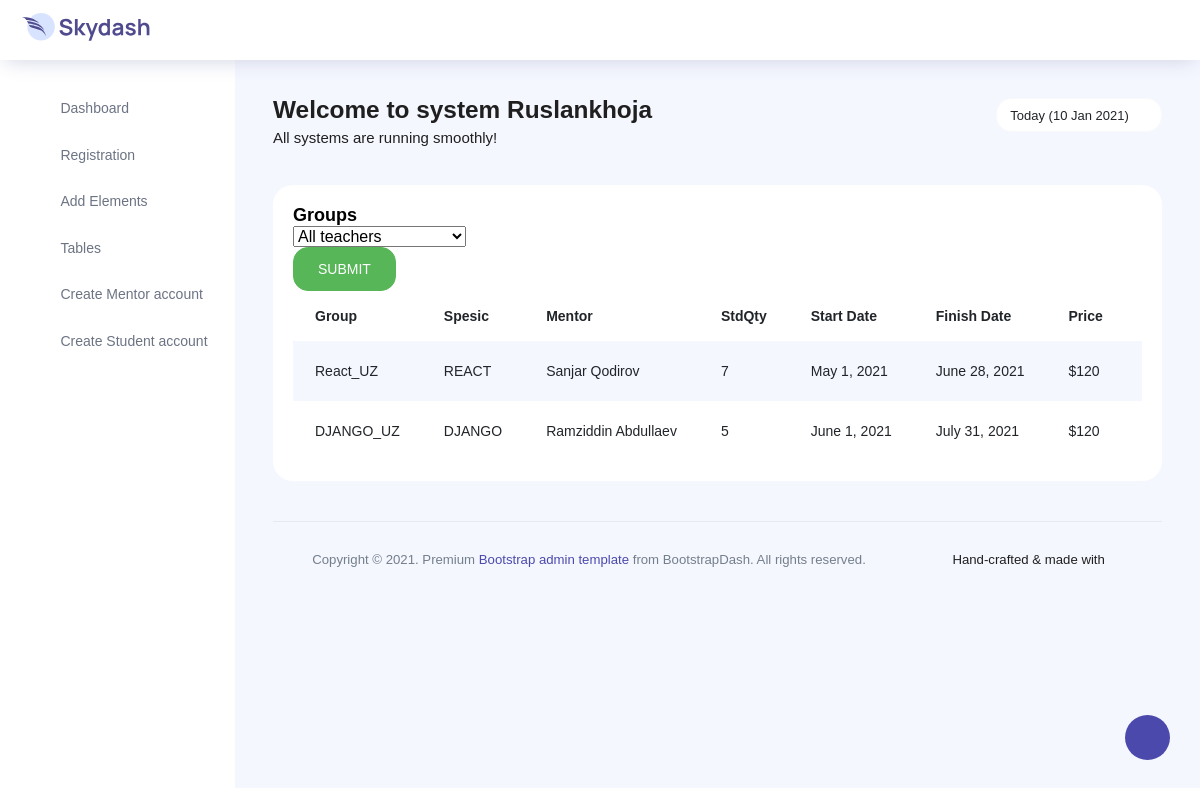
The app's page /groups_table (signed in) with its own data.
### dashboardapp/models.py (models this page shows, shortened)
class Course(models.Model):
    SPES_CHOICE = [
        ("HTML", "HTML"),
        ("JS", "JS"),
        ("PYTHON", "PYTHON"),
        ("REACT", "REACT"),
        ("DJANGO", "DJANGO"),
    ]
    STATUS_CHOICE = [
        ("NO", "NO"),
        ("FULL", "FULL"),
        ("PART", "PART"),
    ]
    name = models.CharField(max_length=50)
    spes = models.CharField(max_length=7, choices=SPES_CHOICE, default="HTML")
    mentor = models.ForeignKey(Mentor, on_delete=SET_NULL, null=True, blank=True)
    student_qty = models.PositiveIntegerField(blank=True, null=True)
    start = models.DateField(blank=True, null=True)
    finish = models.DateField(blank=True, null=True)
    price = models.PositiveIntegerField(blank=True, null=True)
    status = models.CharField(max_length=5, choices=STATUS_CHOICE, default="NO")
    def total_payment(self):
        return self.student_qty * self.price

class Mentor(models.Model):
    GENDER_CHOICE = [
        ("M", "M"),
        ("F", "F"),
    ]
    SPES_CHOICE = [
        ("FRONTEND", "FRONTEND"),
        ("BACKEND", "BACKEND"),
    ]
    fullname = models.CharField(max_length=90)
    age = models.PositiveIntegerField()
    gender = models.CharField(max_length=1, choices=GENDER_CHOICE, default="M")
    email = models.EmailField()
    phone = models.PositiveIntegerField()
    spes = models.CharField(max_length=9, choices=SPES_CHOICE, default="SPES_CHOICE")
    image = models.ImageField(blank=True, null=True, upload_to="mentors/")
    def __str__(self):
        return self.fullname

### dashboardapp/views.py (the view)
# urls.py: path('groups_table', views.groups_table, name="groups_table"),
@login_required(login_url='login')
def groups_table(request):
    courses = Course.objects.all()[::-1]
    mentors = Mentor.objects.all()
    if request.method == 'POST' and request.POST.get('mentor_id'):
        courses = Course.objects.filter(mentor=request.POST.get('mentor_id'))
    else:
        courses = Course.objects.all()
    context = {
        'courses': courses,
        'mentors': mentors,
    }
    return render(request, "dashboardapp/groups_table.html", context)

### dashboardapp/templates/dashboardapp/groups_table.html (shortened to what this page needs)
{% extends "dashboardapp/base.html" %}
{% load static %}
{% block content %}
<div class="row">
    <div class="col-md-12 grid-margin stretch-card">
      <div class="card">
        <div class="card-body">
          <p class="card-title mb-0">Groups</p>
          <form action="" method="POST">
            <div>
                <select name="mentor_id" id="">
                    <option value="{{ mentor }}">All teachers</option>
                </select>
            </div>
            <button class="btn btn-success" type="submit">SUBMIT</button>
          </form>
          <div class="table-responsive">
            <table class="table table-striped table-borderless">
              <thead>
                <tr>
                  <th>Group</th>
                  <th>Spesic</th>
                  <th>Mentor</th>
                  <th>StdQty</th>
                  <th>Start Date</th>
                  <th>Finish Date</th>
                  <th>Price</th>
                  <th>Payment</th>
                </tr>
              </thead>
              <tbody>
              {% for course in courses %}
                <tr>
                  <td>{{ course.name }}</td>
                  <td>{{ course.spes }}</td>
                  <td>{{ course.mentor }}</td>
                  <td>{{ course.student_qty }}</td>
                  <td>{{ course.start }}</td>
                  <td>{{ course.finish }}</td>
                  <td>${{ course.price }}</td>
                  <td class="font-weight-bold">$ {{ course.total_payment }}</td>
                </tr>
              {% endfor %}
              </tbody>
            </table>
          </div>
        </div>
      </div>
    </div>
</div>
{% endblock %}

### dashboardapp/templates/dashboardapp/base.html (shortened to what this page needs)
<!DOCTYPE html>
<html lang="en">
{% load static %}
<head>
  <link rel="stylesheet" href="{% static 'vendors/feather/feather.css' %}">
  <link rel="stylesheet" href="{% static 'vendors/ti-icons/css/themify-icons.css' %}">
  <link rel="stylesheet" href="{% static 'vendors/css/vendor.bundle.base.css' %}">
  <link rel="stylesheet" href="{% static 'vendors/datatables.net-bs4/dataTables.bootstrap4.css' %}">
  <link rel="stylesheet" href="https://use.fontawesome.com/releases/v5.7.0/css/all.css">
  <link rel="stylesheet" href="{% static 'vendors/ti-icons/css/themify-icons.css' %}">
  <link rel="stylesheet" type="{% static 'text/css" href="js/select.dataTables.min.css' %}">
  <link rel="stylesheet" href="{% static 'css/vertical-layout-light/style.css' %}">
</head>
<body>
  <div class="container-scroller">
    <nav class="navbar col-lg-12 col-12 p-0 fixed-top d-flex flex-row">
      <div class="text-center navbar-brand-wrapper d-flex align-items-center justify-content-center">
        <a class="navbar-brand brand-logo mr-5" href="{% url 'dashboard' %}"><img src="{% static 'images/logo.svg' %}" class="mr-2" alt="logo"/></a>
      </div>
      <div class="navbar-menu-wrapper d-flex align-items-center justify-content-end">
        <button class="navbar-toggler navbar-toggler align-self-center" type="button" data-toggle="minimize">
          <span class="icon-menu"></span>
        </button>
        <ul class="navbar-nav navbar-nav-right">
          <li class="nav-item nav-profile dropdown">
            <a class="icon-ellipsis" href="#" data-toggle="dropdown" id="profileDropdown">
            </a>
          </li>
        </ul>
      </div>
    </nav>
    <div class="container-fluid page-body-wrapper">
      <div class="theme-setting-wrapper">
        <div id="settings-trigger"><i class="ti-settings"></i></div>
      </div>
      <nav class="sidebar sidebar-offcanvas" id="sidebar">
        <ul class="nav">
          <li class="nav-item">
            <a class="nav-link" href="{% url 'dashboard' %}">
              <i class="icon-grid menu-icon"></i>
              <span class="menu-title">Dashboard</span>
            </a>
          </li>
          {% if request.user.is_superuser %}
          <li class="nav-item">
            <a class="nav-link" data-toggle="collapse" href="#auth" aria-expanded="false" aria-controls="auth">
              <i class="icon-head menu-icon"></i>
              <span class="menu-title">Registration</span>
              <i class="menu-arrow"></i>
            </a>
          </li>
          <li class="nav-item">
            <a class="nav-link" data-toggle="collapse" href="#ui-basic" aria-expanded="false" aria-controls="ui-basic">
              <i class="icon-layout menu-icon"></i>
              <span class="menu-title">Add Elements</span>
              <i class="menu-arrow"></i>
            </a>
          </li>
          {% endif %}
          <li class="nav-item">
            <a class="nav-link" data-toggle="collapse" href="#tables" aria-expanded="false" aria-controls="tables">
              <i class="icon-grid-2 menu-icon"></i>
              <span class="menu-title">Tables</span>
              <i class="menu-arrow"></i>
            </a>
          </li>
          {% if request.user.is_superuser %}
          <li class="nav-item">
            <a class="nav-link" href="{% url 'mentor_account' %}">
              <i class="icon-paper menu-icon"></i>
              <span class="menu-title">Create Mentor account</span>
            </a>
          </li>
          {% endif %}
          {% if request.user.is_superuser %}
          <li class="nav-item">
            <a class="nav-link" href="{% url 'student_account' %}">
              <i class="icon-paper menu-icon"></i>
              <span class="menu-title">Create Student account</span>
            </a>
          </li>
          {% endif %}
        </ul>
      </nav>
      <div class="main-panel">
        <div class="content-wrapper">
          <div class="row">
            <div class="col-md-12 grid-margin">
              <div class="row">
                <div class="col-12 col-xl-8 mb-4 mb-xl-0">
                  <h3 class="font-weight-bold">Welcome to system {{ request.user }}</h3>
                  <h6 class="font-weight-normal mb-0">All systems are running smoothly!</h6>
                </div>
                <div class="col-12 col-xl-4">
                 <div class="justify-content-end d-flex">
                  <div class="dropdown flex-md-grow-1 flex-xl-grow-0">
                    <button class="btn btn-sm btn-light bg-white dropdown-toggle" type="button" id="dropdownMenuDate2" data-toggle="dropdown" aria-haspopup="true" aria-expanded="true">
                      Today (10 Jan 2021)
                    </button>
                  </div>
                 </div>
                </div>
              </div>
            </div>
          </div>
          {% block content %}
          {% endblock %}
        <footer class="footer">
            <div class="d-sm-flex justify-content-center justify-content-sm-between">
            <span class="text-muted text-center text-sm-left d-block d-sm-inline-block">Copyright © 2021.  Premium <a href="https://www.bootstrapdash.com/" target="_blank">Bootstrap admin template</a> from BootstrapDash. All rights reserved.</span>
            <span class="float-none float-sm-right d-block mt-1 mt-sm-0 text-center">Hand-crafted & made with <i class="ti-heart text-danger ml-1"></i></span>
            </div>
        </footer>
        </div>
      </div>
    </div>
  </div>
</body>
</html>

### records on screen
Course: name "React_UZ", spes "REACT", mentor "Sanjar Qodirov", student_qty "7", start "May 1, 2021", finish "June 28, 2021", price "120"
Course: name "DJANGO_UZ", spes "DJANGO", mentor "Ramziddin Abdullaev", student_qty "5", start "June 1, 2021", finish "July 31, 2021", price "120"

### other values on screen
{{ request.user }} "Ruslankhoja"
